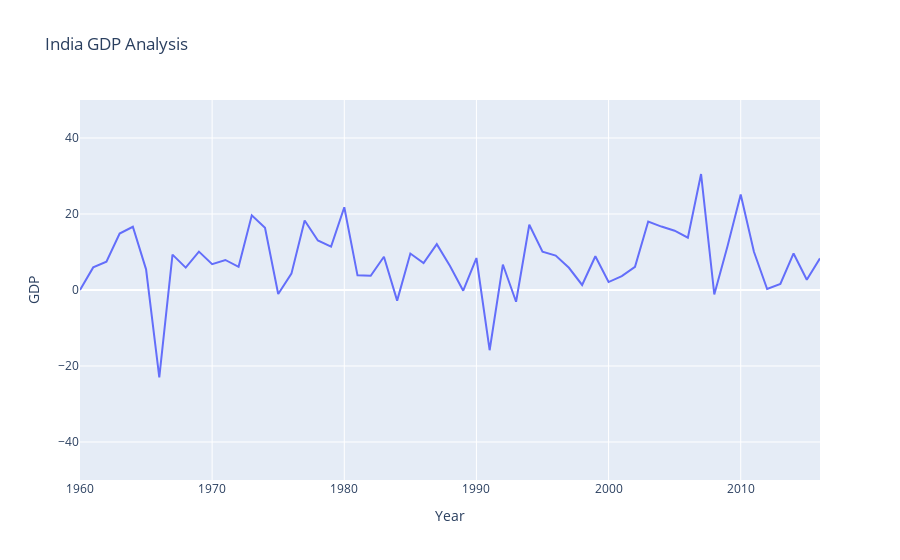

Notebook code for this chart:
### Code cell
df_pr=df[df["Country Name"]=="India"]
fig=px.line(df_pr,x="Year",y="GDP",title="India GDP Analysis",range_y = [-50,50])
pyo.iplot(fig,filename="GDP of India.html")

### Figure 1 — Plotly figure (JSON) as saved in the notebook; plotly's stock layout.template omitted (floating-point values rounded to 4 significant figures)
{"data": [{"hovertemplate": "Year=%{x}<br>GDP=%{y}<extra></extra>", "legendgroup": "", "line": {"color": "#636efa", "dash": "solid"}, "marker": {"symbol": "circle"}, "mode": "lines", "name": "", "orientation": "v", "showlegend": false, "type": "scatter", "x": [1960, 1961, 1962, 1963, 1964, 1965, 1966, 1967, 1968, 1969, 1970, 1971, 1972, 1973, 1974, 1975, 1976, 1977, 1978, 1979, 1980, 1981, 1982, 1983, 1984, 1985, 1986, 1987, 1988, 1989, 1990, 1991, 1992, 1993, 1994, 1995, 1996, 1997, 1998, 1999, 2000, 2001, 2002, 2003, 2004, 2005, 2006, 2007, 2008, 2009, 2010, 2011, 2012, 2013, 2014, 2015, 2016], "xaxis": "x", "y": [0.0, 5.95, 7.47, 14.85, 16.64, 5.44, -22.99, 9.31, 5.89, 10.1, 6.8, 7.9, 6.11, 19.66, 16.38, -1.06, 4.31, 18.27, 13.02, 11.43, 21.79, 3.85, 3.73, 8.74, -2.8, 9.59, 7.09, 12.07, 6.29, -0.18, 8.42, -15.85, 6.7, -3.09, 17.18, 10.09, 9.05, 5.85, 1.32, 8.89, 2.09, 3.64, 6.08, 18.01, 16.69, 15.61, 13.77, 30.51, -1.18, 11.54, 25.13, 10.05, 0.25, 1.59, 9.62, 2.68, 8.32], "yaxis": "y"}], "layout": {"legend": {"tracegroupgap": 0}, "title": {"text": "India GDP Analysis"}, "xaxis": {"anchor": "y", "domain": [0, 1], "title": {"text": "Year"}}, "yaxis": {"anchor": "x", "domain": [0, 1], "range": [-50, 50], "title": {"text": "GDP"}}}}
